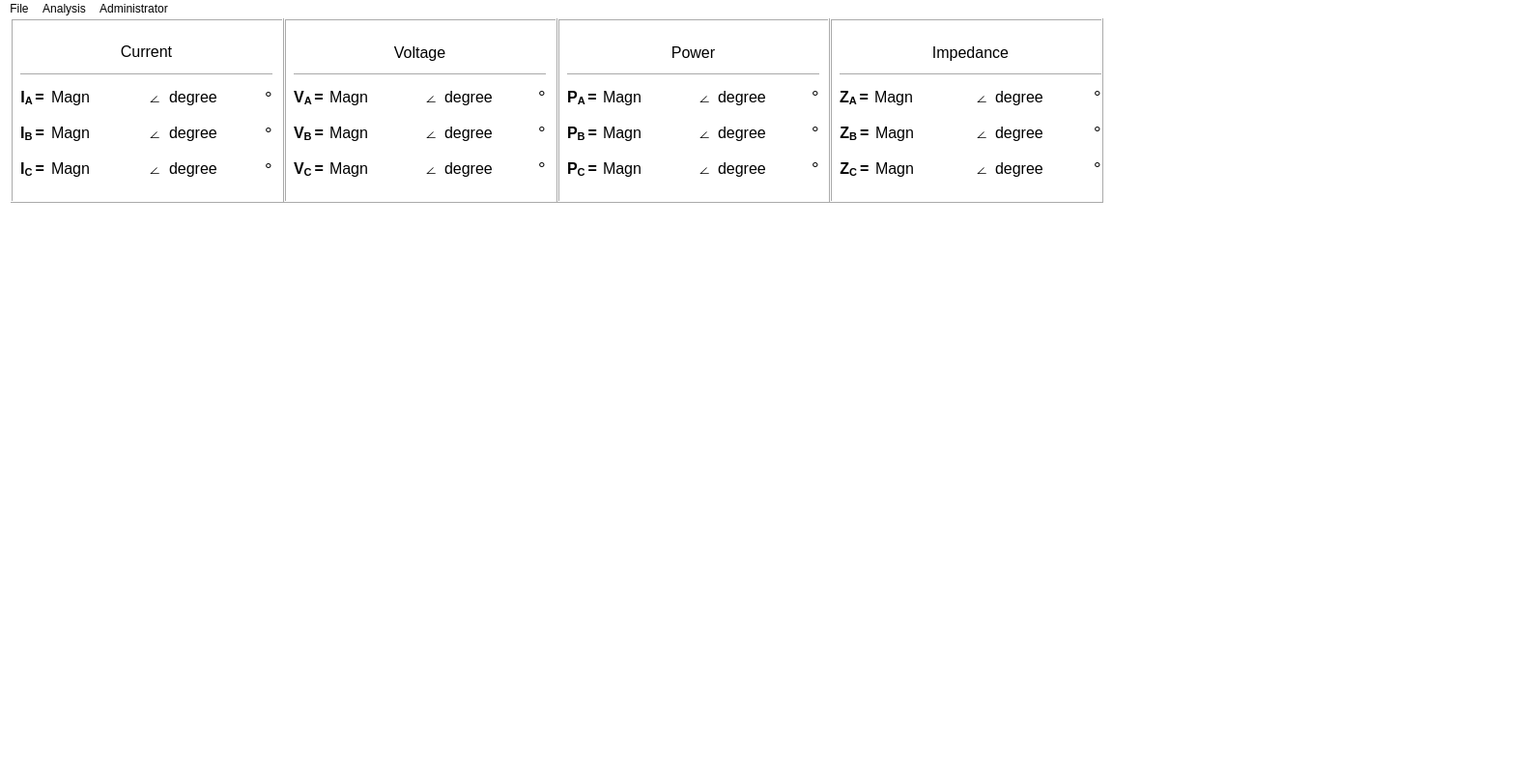
<?xml version="1.0" encoding="UTF-8"?>
<ui version="4.0">
 <class>MainWindow</class>
 <widget class="QMainWindow" name="MainWindow">
  <property name="geometry">
   <rect>
    <x>0</x>
    <y>0</y>
    <width>1594</width>
    <height>794</height>
   </rect>
  </property>
  <property name="windowTitle">
   <string>MainWindow</string>
  </property>
  <property name="styleSheet">
   <string notr="true">background-color: rgb(255, 255, 255);</string>
  </property>
  <widget class="QWidget" name="centralwidget">
   <widget class="QWidget" name="layoutWidget">
    <property name="geometry">
     <rect>
      <x>10</x>
      <y>200</y>
      <width>1131</width>
      <height>401</height>
     </rect>
    </property>
    <layout class="QHBoxLayout" name="horizontalLayout_2">
     <item>
      <widget class="currentPhasor" name="currentPhasor" native="true"/>
     </item>
     <item>
      <widget class="voltagePhasor" name="voltagePhasor" native="true"/>
     </item>
     <item>
      <widget class="xtraPlot" name="xtraPlot" native="true"/>
     </item>
    </layout>
   </widget>
   <widget class="QWidget" name="layoutWidget">
    <property name="geometry">
     <rect>
      <x>11</x>
      <y>0</y>
      <width>1131</width>
      <height>191</height>
     </rect>
    </property>
    <layout class="QHBoxLayout" name="horizontalLayout">
     <property name="spacing">
      <number>0</number>
     </property>
     <property name="sizeConstraint">
      <enum>QLayout::SetDefaultConstraint</enum>
     </property>
     <item>
      <widget class="QFrame" name="current_Frame">
       <property name="frameShape">
        <enum>QFrame::Box</enum>
       </property>
       <property name="frameShadow">
        <enum>QFrame::Raised</enum>
       </property>
       <widget class="QWidget" name="layoutWidget">
        <property name="geometry">
         <rect>
          <x>10</x>
          <y>20</y>
          <width>261</width>
          <height>151</height>
         </rect>
        </property>
        <layout class="QVBoxLayout" name="curr_table_layout">
         <property name="spacing">
          <number>7</number>
         </property>
         <item>
          <widget class="QLabel" name="Currents_per_phase_table_title">
           <property name="font">
            <font>
             <family>Arial</family>
             <pointsize>12</pointsize>
            </font>
           </property>
           <property name="text">
            <string>&lt;html&gt;&lt;head/&gt;&lt;body&gt;&lt;p align=&quot;center&quot;&gt;Current&lt;/p&gt;&lt;/body&gt;&lt;/html&gt;</string>
           </property>
          </widget>
         </item>
         <item>
          <widget class="Line" name="line">
           <property name="orientation">
            <enum>Qt::Horizontal</enum>
           </property>
          </widget>
         </item>
         <item>
          <layout class="QHBoxLayout" name="Ia_horiz_layout">
           <item>
            <widget class="QLabel" name="Ia">
             <property name="font">
              <font>
               <family>Arial</family>
               <pointsize>12</pointsize>
              </font>
             </property>
             <property name="text">
              <string>&lt;html&gt;&lt;head/&gt;&lt;body&gt;&lt;p align=&quot;center&quot;&gt;&lt;span style=&quot; font-weight:600;&quot;&gt;I&lt;/span&gt;&lt;span style=&quot; font-weight:600; vertical-align:sub;&quot;&gt;A &lt;/span&gt;&lt;span style=&quot; font-weight:600;&quot;&gt;=&lt;/span&gt;&lt;/p&gt;&lt;/body&gt;&lt;/html&gt;</string>
             </property>
            </widget>
           </item>
           <item>
            <widget class="QLabel" name="mag_Ia">
             <property name="sizePolicy">
              <sizepolicy hsizetype="Expanding" vsizetype="Fixed">
               <horstretch>0</horstretch>
               <verstretch>0</verstretch>
              </sizepolicy>
             </property>
             <property name="font">
              <font>
               <family>Arial</family>
               <pointsize>12</pointsize>
              </font>
             </property>
             <property name="text">
              <string>Magn </string>
             </property>
            </widget>
           </item>
           <item>
            <widget class="QLabel" name="angle_symbol_a">
             <property name="font">
              <font>
               <family>Arial</family>
               <pointsize>12</pointsize>
              </font>
             </property>
             <property name="text">
              <string>∠</string>
             </property>
            </widget>
           </item>
           <item>
            <widget class="QLabel" name="deg_Ia">
             <property name="sizePolicy">
              <sizepolicy hsizetype="Expanding" vsizetype="Fixed">
               <horstretch>0</horstretch>
               <verstretch>0</verstretch>
              </sizepolicy>
             </property>
             <property name="font">
              <font>
               <family>Arial</family>
               <pointsize>12</pointsize>
              </font>
             </property>
             <property name="text">
              <string>degree </string>
             </property>
            </widget>
           </item>
           <item>
            <widget class="QLabel" name="deg_symbol_Ia">
             <property name="font">
              <font>
               <family>Arial</family>
               <pointsize>14</pointsize>
              </font>
             </property>
             <property name="text">
              <string>°</string>
             </property>
            </widget>
           </item>
          </layout>
         </item>
         <item>
          <layout class="QHBoxLayout" name="Ib_horiz_layout">
           <item>
            <widget class="QLabel" name="Ib">
             <property name="font">
              <font>
               <family>Arial</family>
               <pointsize>12</pointsize>
              </font>
             </property>
             <property name="text">
              <string>&lt;html&gt;&lt;head/&gt;&lt;body&gt;&lt;p align=&quot;center&quot;&gt;&lt;span style=&quot; font-weight:600;&quot;&gt;I&lt;/span&gt;&lt;span style=&quot; font-weight:600; vertical-align:sub;&quot;&gt;B &lt;/span&gt;&lt;span style=&quot; font-weight:600;&quot;&gt;=&lt;/span&gt;&lt;/p&gt;&lt;/body&gt;&lt;/html&gt;</string>
             </property>
            </widget>
           </item>
           <item>
            <widget class="QLabel" name="mag_Ib">
             <property name="sizePolicy">
              <sizepolicy hsizetype="Expanding" vsizetype="Fixed">
               <horstretch>0</horstretch>
               <verstretch>0</verstretch>
              </sizepolicy>
             </property>
             <property name="font">
              <font>
               <family>Arial</family>
               <pointsize>12</pointsize>
              </font>
             </property>
             <property name="text">
              <string>Magn </string>
             </property>
            </widget>
           </item>
           <item>
            <widget class="QLabel" name="angle_symbol_b">
             <property name="font">
              <font>
               <family>Arial</family>
               <pointsize>12</pointsize>
              </font>
             </property>
             <property name="text">
              <string>∠</string>
             </property>
            </widget>
           </item>
           <item>
            <widget class="QLabel" name="deg_Ib">
             <property name="sizePolicy">
              <sizepolicy hsizetype="Expanding" vsizetype="Fixed">
               <horstretch>0</horstretch>
               <verstretch>0</verstretch>
              </sizepolicy>
             </property>
             <property name="font">
              <font>
               <family>Arial</family>
               <pointsize>12</pointsize>
              </font>
             </property>
             <property name="text">
              <string>degree </string>
             </property>
            </widget>
           </item>
           <item>
            <widget class="QLabel" name="deg_symbol_Ib">
             <property name="font">
              <font>
               <family>Arial</family>
               <pointsize>14</pointsize>
              </font>
             </property>
             <property name="text">
              <string>°</string>
             </property>
            </widget>
           </item>
          </layout>
         </item>
         <item>
          <layout class="QHBoxLayout" name="Ic_horiz_layout">
           <item>
            <widget class="QLabel" name="Ic">
             <property name="font">
              <font>
               <family>Arial</family>
               <pointsize>12</pointsize>
              </font>
             </property>
             <property name="text">
              <string>&lt;html&gt;&lt;head/&gt;&lt;body&gt;&lt;p align=&quot;center&quot;&gt;&lt;span style=&quot; font-weight:600;&quot;&gt;I&lt;/span&gt;&lt;span style=&quot; font-weight:600; vertical-align:sub;&quot;&gt;C &lt;/span&gt;&lt;span style=&quot; font-weight:600;&quot;&gt;=&lt;/span&gt;&lt;/p&gt;&lt;/body&gt;&lt;/html&gt;</string>
             </property>
            </widget>
           </item>
           <item>
            <widget class="QLabel" name="mag_Ic">
             <property name="sizePolicy">
              <sizepolicy hsizetype="Expanding" vsizetype="Fixed">
               <horstretch>0</horstretch>
               <verstretch>0</verstretch>
              </sizepolicy>
             </property>
             <property name="font">
              <font>
               <family>Arial</family>
               <pointsize>12</pointsize>
              </font>
             </property>
             <property name="text">
              <string>Magn </string>
             </property>
            </widget>
           </item>
           <item>
            <widget class="QLabel" name="angle_symbol_c">
             <property name="font">
              <font>
               <family>Arial</family>
               <pointsize>12</pointsize>
              </font>
             </property>
             <property name="text">
              <string>∠</string>
             </property>
            </widget>
           </item>
           <item>
            <widget class="QLabel" name="deg_Ic">
             <property name="sizePolicy">
              <sizepolicy hsizetype="Expanding" vsizetype="Fixed">
               <horstretch>0</horstretch>
               <verstretch>0</verstretch>
              </sizepolicy>
             </property>
             <property name="font">
              <font>
               <family>Arial</family>
               <pointsize>12</pointsize>
              </font>
             </property>
             <property name="text">
              <string>degree </string>
             </property>
            </widget>
           </item>
           <item>
            <widget class="QLabel" name="deg_symbol_Ic">
             <property name="font">
              <font>
               <family>Arial</family>
               <pointsize>14</pointsize>
              </font>
             </property>
             <property name="text">
              <string>°</string>
             </property>
            </widget>
           </item>
          </layout>
         </item>
        </layout>
       </widget>
      </widget>
     </item>
     <item>
      <widget class="QFrame" name="voltage_Frame">
       <property name="frameShape">
        <enum>QFrame::Box</enum>
       </property>
       <property name="frameShadow">
        <enum>QFrame::Raised</enum>
       </property>
       <widget class="QWidget" name="layoutWidget">
        <property name="geometry">
         <rect>
          <x>10</x>
          <y>20</y>
          <width>261</width>
          <height>151</height>
         </rect>
        </property>
        <layout class="QVBoxLayout" name="volt_table_layout">
         <item>
          <widget class="QLabel" name="voltages_per_phase_table_title">
           <property name="font">
            <font>
             <family>Arial</family>
             <pointsize>12</pointsize>
            </font>
           </property>
           <property name="text">
            <string>&lt;html&gt;&lt;head/&gt;&lt;body&gt;&lt;p align=&quot;center&quot;&gt;Voltage&lt;/p&gt;&lt;/body&gt;&lt;/html&gt;</string>
           </property>
          </widget>
         </item>
         <item>
          <widget class="Line" name="line_2">
           <property name="orientation">
            <enum>Qt::Horizontal</enum>
           </property>
          </widget>
         </item>
         <item>
          <layout class="QHBoxLayout" name="va_horiz_layout">
           <item>
            <widget class="QLabel" name="Va">
             <property name="font">
              <font>
               <family>Arial</family>
               <pointsize>12</pointsize>
              </font>
             </property>
             <property name="text">
              <string>&lt;html&gt;&lt;head/&gt;&lt;body&gt;&lt;p align=&quot;center&quot;&gt;&lt;span style=&quot; font-weight:600;&quot;&gt;V&lt;/span&gt;&lt;span style=&quot; font-weight:600; vertical-align:sub;&quot;&gt;A &lt;/span&gt;&lt;span style=&quot; font-weight:600;&quot;&gt;=&lt;/span&gt;&lt;/p&gt;&lt;/body&gt;&lt;/html&gt;</string>
             </property>
            </widget>
           </item>
           <item>
            <widget class="QLabel" name="mag_Va">
             <property name="sizePolicy">
              <sizepolicy hsizetype="Expanding" vsizetype="Fixed">
               <horstretch>0</horstretch>
               <verstretch>0</verstretch>
              </sizepolicy>
             </property>
             <property name="font">
              <font>
               <family>Arial</family>
               <pointsize>12</pointsize>
              </font>
             </property>
             <property name="text">
              <string>Magn </string>
             </property>
            </widget>
           </item>
           <item>
            <widget class="QLabel" name="angle_sym_Va">
             <property name="font">
              <font>
               <family>Arial</family>
               <pointsize>12</pointsize>
              </font>
             </property>
             <property name="text">
              <string>∠</string>
             </property>
            </widget>
           </item>
           <item>
            <widget class="QLabel" name="deg_Va">
             <property name="sizePolicy">
              <sizepolicy hsizetype="Expanding" vsizetype="Fixed">
               <horstretch>0</horstretch>
               <verstretch>0</verstretch>
              </sizepolicy>
             </property>
             <property name="font">
              <font>
               <family>Arial</family>
               <pointsize>12</pointsize>
              </font>
             </property>
             <property name="text">
              <string>degree </string>
             </property>
            </widget>
           </item>
           <item>
            <widget class="QLabel" name="deg_sym_Va">
             <property name="font">
              <font>
               <family>Arial</family>
               <pointsize>14</pointsize>
              </font>
             </property>
             <property name="text">
              <string>°</string>
             </property>
            </widget>
           </item>
          </layout>
         </item>
         <item>
          <layout class="QHBoxLayout" name="vb_horiz_layout">
           <item>
            <widget class="QLabel" name="Vb">
             <property name="font">
              <font>
               <family>Arial</family>
               <pointsize>12</pointsize>
              </font>
             </property>
             <property name="text">
              <string>&lt;html&gt;&lt;head/&gt;&lt;body&gt;&lt;p align=&quot;center&quot;&gt;&lt;span style=&quot; font-weight:600;&quot;&gt;V&lt;/span&gt;&lt;span style=&quot; font-weight:600; vertical-align:sub;&quot;&gt;B &lt;/span&gt;&lt;span style=&quot; font-weight:600;&quot;&gt;=&lt;/span&gt;&lt;/p&gt;&lt;/body&gt;&lt;/html&gt;</string>
             </property>
            </widget>
           </item>
           <item>
            <widget class="QLabel" name="mag_Vb">
             <property name="sizePolicy">
              <sizepolicy hsizetype="Expanding" vsizetype="Fixed">
               <horstretch>0</horstretch>
               <verstretch>0</verstretch>
              </sizepolicy>
             </property>
             <property name="font">
              <font>
               <family>Arial</family>
               <pointsize>12</pointsize>
              </font>
             </property>
             <property name="text">
              <string>Magn </string>
             </property>
            </widget>
           </item>
           <item>
            <widget class="QLabel" name="angle_sym_Vb">
             <property name="font">
              <font>
               <family>Arial</family>
               <pointsize>12</pointsize>
              </font>
             </property>
             <property name="text">
              <string>∠</string>
             </property>
            </widget>
           </item>
           <item>
            <widget class="QLabel" name="deg_Vb">
             <property name="sizePolicy">
              <sizepolicy hsizetype="Expanding" vsizetype="Fixed">
               <horstretch>0</horstretch>
               <verstretch>0</verstretch>
              </sizepolicy>
             </property>
             <property name="font">
              <font>
               <family>Arial</family>
               <pointsize>12</pointsize>
              </font>
             </property>
             <property name="text">
              <string>degree </string>
             </property>
            </widget>
           </item>
           <item>
            <widget class="QLabel" name="deg_sym_Vb">
             <property name="font">
              <font>
               <family>Arial</family>
               <pointsize>14</pointsize>
              </font>
             </property>
             <property name="text">
              <string>°</string>
             </property>
            </widget>
           </item>
          </layout>
         </item>
         <item>
          <layout class="QHBoxLayout" name="vc_horiz_layout">
           <item>
            <widget class="QLabel" name="Vc">
             <property name="font">
              <font>
               <family>Arial</family>
               <pointsize>12</pointsize>
              </font>
             </property>
             <property name="text">
              <string>&lt;html&gt;&lt;head/&gt;&lt;body&gt;&lt;p align=&quot;center&quot;&gt;&lt;span style=&quot; font-weight:600;&quot;&gt;V&lt;/span&gt;&lt;span style=&quot; font-weight:600; vertical-align:sub;&quot;&gt;C &lt;/span&gt;&lt;span style=&quot; font-weight:600;&quot;&gt;=&lt;/span&gt;&lt;/p&gt;&lt;/body&gt;&lt;/html&gt;</string>
             </property>
            </widget>
           </item>
           <item>
            <widget class="QLabel" name="mag_Vc">
             <property name="sizePolicy">
              <sizepolicy hsizetype="Expanding" vsizetype="Fixed">
               <horstretch>0</horstretch>
               <verstretch>0</verstretch>
              </sizepolicy>
             </property>
             <property name="font">
              <font>
               <family>Arial</family>
               <pointsize>12</pointsize>
              </font>
             </property>
             <property name="text">
              <string>Magn </string>
             </property>
            </widget>
           </item>
           <item>
            <widget class="QLabel" name="angle_sym_Vc">
             <property name="font">
              <font>
               <family>Arial</family>
               <pointsize>12</pointsize>
              </font>
             </property>
             <property name="text">
              <string>∠</string>
             </property>
            </widget>
           </item>
           <item>
            <widget class="QLabel" name="deg_Vc">
             <property name="sizePolicy">
              <sizepolicy hsizetype="Expanding" vsizetype="Fixed">
               <horstretch>0</horstretch>
               <verstretch>0</verstretch>
              </sizepolicy>
             </property>
             <property name="font">
              <font>
               <family>Arial</family>
               <pointsize>12</pointsize>
              </font>
             </property>
             <property name="text">
              <string>degree </string>
             </property>
            </widget>
           </item>
           <item>
            <widget class="QLabel" name="deg_sym_Vc">
             <property name="font">
              <font>
               <family>Arial</family>
               <pointsize>14</pointsize>
              </font>
             </property>
             <property name="text">
              <string>°</string>
             </property>
            </widget>
           </item>
          </layout>
         </item>
        </layout>
       </widget>
      </widget>
     </item>
     <item>
      <widget class="QFrame" name="power_Frame">
       <property name="frameShape">
        <enum>QFrame::Box</enum>
       </property>
       <property name="frameShadow">
        <enum>QFrame::Raised</enum>
       </property>
       <widget class="QWidget" name="layoutWidget_2">
        <property name="geometry">
         <rect>
          <x>10</x>
          <y>20</y>
          <width>261</width>
          <height>151</height>
         </rect>
        </property>
        <layout class="QVBoxLayout" name="volt_table_layout_2">
         <item>
          <widget class="QLabel" name="power_per_phase_table_title">
           <property name="font">
            <font>
             <family>Arial</family>
             <pointsize>12</pointsize>
            </font>
           </property>
           <property name="text">
            <string>&lt;html&gt;&lt;head/&gt;&lt;body&gt;&lt;p align=&quot;center&quot;&gt;Power&lt;/p&gt;&lt;/body&gt;&lt;/html&gt;</string>
           </property>
          </widget>
         </item>
         <item>
          <widget class="Line" name="line_3">
           <property name="orientation">
            <enum>Qt::Horizontal</enum>
           </property>
          </widget>
         </item>
         <item>
          <layout class="QHBoxLayout" name="va_horiz_layout_2">
           <item>
            <widget class="QLabel" name="Pa">
             <property name="font">
              <font>
               <family>Arial</family>
               <pointsize>12</pointsize>
              </font>
             </property>
             <property name="text">
              <string>&lt;html&gt;&lt;head/&gt;&lt;body&gt;&lt;p align=&quot;center&quot;&gt;&lt;span style=&quot; font-weight:600;&quot;&gt;P&lt;/span&gt;&lt;span style=&quot; font-weight:600; vertical-align:sub;&quot;&gt;A &lt;/span&gt;&lt;span style=&quot; font-weight:600;&quot;&gt;=&lt;/span&gt;&lt;/p&gt;&lt;/body&gt;&lt;/html&gt;</string>
             </property>
            </widget>
           </item>
           <item>
            <widget class="QLabel" name="mag_Pa">
             <property name="sizePolicy">
              <sizepolicy hsizetype="Expanding" vsizetype="Fixed">
               <horstretch>0</horstretch>
               <verstretch>0</verstretch>
              </sizepolicy>
             </property>
             <property name="font">
              <font>
               <family>Arial</family>
               <pointsize>12</pointsize>
              </font>
             </property>
             <property name="text">
              <string>Magn </string>
             </property>
            </widget>
           </item>
           <item>
            <widget class="QLabel" name="angle_sym_Pa">
             <property name="font">
              <font>
               <family>Arial</family>
               <pointsize>12</pointsize>
              </font>
             </property>
             <property name="text">
              <string>∠</string>
             </property>
            </widget>
           </item>
           <item>
            <widget class="QLabel" name="deg_Pa">
             <property name="sizePolicy">
              <sizepolicy hsizetype="Expanding" vsizetype="Fixed">
               <horstretch>0</horstretch>
               <verstretch>0</verstretch>
              </sizepolicy>
             </property>
             <property name="font">
              <font>
               <family>Arial</family>
               <pointsize>12</pointsize>
              </font>
             </property>
             <property name="text">
              <string>degree </string>
             </property>
            </widget>
           </item>
           <item>
            <widget class="QLabel" name="deg_sym_Pa">
             <property name="font">
              <font>
               <family>Arial</family>
               <pointsize>14</pointsize>
              </font>
             </property>
             <property name="text">
              <string>°</string>
             </property>
            </widget>
           </item>
          </layout>
         </item>
         <item>
          <layout class="QHBoxLayout" name="vb_horiz_layout_2">
           <item>
            <widget class="QLabel" name="Pb">
             <property name="font">
              <font>
               <family>Arial</family>
               <pointsize>12</pointsize>
              </font>
             </property>
             <property name="text">
              <string>&lt;html&gt;&lt;head/&gt;&lt;body&gt;&lt;p align=&quot;center&quot;&gt;&lt;span style=&quot; font-weight:600;&quot;&gt;P&lt;/span&gt;&lt;span style=&quot; font-weight:600; vertical-align:sub;&quot;&gt;B &lt;/span&gt;&lt;span style=&quot; font-weight:600;&quot;&gt;=&lt;/span&gt;&lt;/p&gt;&lt;/body&gt;&lt;/html&gt;</string>
             </property>
            </widget>
           </item>
           <item>
            <widget class="QLabel" name="mag_Pb">
             <property name="sizePolicy">
              <sizepolicy hsizetype="Expanding" vsizetype="Fixed">
               <horstretch>0</horstretch>
               <verstretch>0</verstretch>
              </sizepolicy>
             </property>
             <property name="font">
              <font>
               <family>Arial</family>
               <pointsize>12</pointsize>
              </font>
             </property>
             <property name="text">
              <string>Magn </string>
             </property>
            </widget>
           </item>
           <item>
            <widget class="QLabel" name="angle_sym_Pb">
             <property name="font">
              <font>
               <family>Arial</family>
               <pointsize>12</pointsize>
              </font>
             </property>
             <property name="text">
              <string>∠</string>
             </property>
            </widget>
           </item>
           <item>
            <widget class="QLabel" name="deg_Pb">
             <property name="sizePolicy">
              <sizepolicy hsizetype="Expanding" vsizetype="Fixed">
               <horstretch>0</horstretch>
               <verstretch>0</verstretch>
              </sizepolicy>
             </property>
             <property name="font">
              <font>
               <family>Arial</family>
               <pointsize>12</pointsize>
              </font>
             </property>
             <property name="text">
              <string>degree </string>
             </property>
            </widget>
           </item>
           <item>
            <widget class="QLabel" name="deg_sym_Pb">
             <property name="font">
              <font>
               <family>Arial</family>
               <pointsize>14</pointsize>
              </font>
             </property>
             <property name="text">
              <string>°</string>
             </property>
            </widget>
           </item>
          </layout>
         </item>
         <item>
          <layout class="QHBoxLayout" name="vc_horiz_layout_2">
           <item>
            <widget class="QLabel" name="Pc">
             <property name="font">
              <font>
               <family>Arial</family>
               <pointsize>12</pointsize>
              </font>
             </property>
             <property name="text">
              <string>&lt;html&gt;&lt;head/&gt;&lt;body&gt;&lt;p align=&quot;center&quot;&gt;&lt;span style=&quot; font-weight:600;&quot;&gt;P&lt;/span&gt;&lt;span style=&quot; font-weight:600; vertical-align:sub;&quot;&gt;C &lt;/span&gt;&lt;span style=&quot; font-weight:600;&quot;&gt;=&lt;/span&gt;&lt;/p&gt;&lt;/body&gt;&lt;/html&gt;</string>
             </property>
            </widget>
           </item>
           <item>
            <widget class="QLabel" name="mag_Pc">
             <property name="sizePolicy">
              <sizepolicy hsizetype="Expanding" vsizetype="Fixed">
               <horstretch>0</horstretch>
               <verstretch>0</verstretch>
              </sizepolicy>
             </property>
             <property name="font">
              <font>
               <family>Arial</family>
               <pointsize>12</pointsize>
              </font>
             </property>
             <property name="text">
              <string>Magn </string>
             </property>
            </widget>
           </item>
           <item>
            <widget class="QLabel" name="angle_sym_Pc">
             <property name="font">
              <font>
               <family>Arial</family>
               <pointsize>12</pointsize>
              </font>
             </property>
             <property name="text">
              <string>∠</string>
             </property>
            </widget>
           </item>
           <item>
            <widget class="QLabel" name="deg_Pc">
             <property name="sizePolicy">
              <sizepolicy hsizetype="Expanding" vsizetype="Fixed">
               <horstretch>0</horstretch>
               <verstretch>0</verstretch>
              </sizepolicy>
             </property>
             <property name="font">
              <font>
               <family>Arial</family>
               <pointsize>12</pointsize>
              </font>
             </property>
             <property name="text">
              <string>degree </string>
             </property>
            </widget>
           </item>
           <item>
            <widget class="QLabel" name="deg_sym_Pc">
             <property name="font">
              <font>
               <family>Arial</family>
               <pointsize>14</pointsize>
              </font>
             </property>
             <property name="text">
              <string>°</string>
             </property>
            </widget>
           </item>
          </layout>
         </item>
        </layout>
       </widget>
      </widget>
     </item>
     <item>
      <widget class="QFrame" name="power_Frame_2">
       <property name="frameShape">
        <enum>QFrame::Box</enum>
       </property>
       <property name="frameShadow">
        <enum>QFrame::Raised</enum>
       </property>
       <widget class="QWidget" name="layoutWidget_3">
        <property name="geometry">
         <rect>
          <x>10</x>
          <y>20</y>
          <width>271</width>
          <height>151</height>
         </rect>
        </property>
        <layout class="QVBoxLayout" name="volt_table_layout_3">
         <item>
          <widget class="QLabel" name="impedance_per_phase_table_title_">
           <property name="font">
            <font>
             <family>Arial</family>
             <pointsize>12</pointsize>
            </font>
           </property>
           <property name="text">
            <string>&lt;html&gt;&lt;head/&gt;&lt;body&gt;&lt;p align=&quot;center&quot;&gt;Impedance&lt;/p&gt;&lt;/body&gt;&lt;/html&gt;</string>
           </property>
          </widget>
         </item>
         <item>
          <widget class="Line" name="line_4">
           <property name="orientation">
            <enum>Qt::Horizontal</enum>
           </property>
          </widget>
         </item>
         <item>
          <layout class="QHBoxLayout" name="va_horiz_layout_3">
           <item>
            <widget class="QLabel" name="Za">
             <property name="font">
              <font>
               <family>Arial</family>
               <pointsize>12</pointsize>
              </font>
             </property>
             <property name="text">
              <string>&lt;html&gt;&lt;head/&gt;&lt;body&gt;&lt;p align=&quot;center&quot;&gt;&lt;span style=&quot; font-weight:600;&quot;&gt;Z&lt;/span&gt;&lt;span style=&quot; font-weight:600; vertical-align:sub;&quot;&gt;A &lt;/span&gt;&lt;span style=&quot; font-weight:600;&quot;&gt;=&lt;/span&gt;&lt;/p&gt;&lt;/body&gt;&lt;/html&gt;</string>
             </property>
            </widget>
           </item>
           <item>
            <widget class="QLabel" name="mag_Za">
             <property name="sizePolicy">
              <sizepolicy hsizetype="Expanding" vsizetype="Fixed">
               <horstretch>0</horstretch>
               <verstretch>0</verstretch>
              </sizepolicy>
             </property>
             <property name="font">
              <font>
               <family>Arial</family>
               <pointsize>12</pointsize>
              </font>
             </property>
             <property name="text">
              <string>Magn </string>
             </property>
            </widget>
           </item>
           <item>
            <widget class="QLabel" name="angle_sym_Za">
             <property name="font">
              <font>
               <family>Arial</family>
               <pointsize>12</pointsize>
              </font>
             </property>
             <property name="text">
              <string>∠</string>
             </property>
            </widget>
           </item>
           <item>
            <widget class="QLabel" name="deg_Za">
             <property name="sizePolicy">
              <sizepolicy hsizetype="Expanding" vsizetype="Fixed">
               <horstretch>0</horstretch>
               <verstretch>0</verstretch>
              </sizepolicy>
             </property>
             <property name="font">
              <font>
               <family>Arial</family>
               <pointsize>12</pointsize>
              </font>
             </property>
             <property name="text">
              <string>degree </string>
             </property>
            </widget>
           </item>
           <item>
            <widget class="QLabel" name="deg_sym_Za">
             <property name="font">
              <font>
               <family>Arial</family>
               <pointsize>14</pointsize>
              </font>
             </property>
             <property name="text">
              <string>°</string>
             </property>
            </widget>
           </item>
          </layout>
         </item>
         <item>
          <layout class="QHBoxLayout" name="vb_horiz_layout_3">
           <item>
            <widget class="QLabel" name="Zb">
             <property name="font">
              <font>
               <family>Arial</family>
               <pointsize>12</pointsize>
              </font>
             </property>
             <property name="text">
              <string>&lt;html&gt;&lt;head/&gt;&lt;body&gt;&lt;p align=&quot;center&quot;&gt;&lt;span style=&quot; font-weight:600;&quot;&gt;Z&lt;/span&gt;&lt;span style=&quot; font-weight:600; vertical-align:sub;&quot;&gt;B &lt;/span&gt;&lt;span style=&quot; font-weight:600;&quot;&gt;=&lt;/span&gt;&lt;/p&gt;&lt;/body&gt;&lt;/html&gt;</string>
             </property>
            </widget>
           </item>
           <item>
            <widget class="QLabel" name="mag_Zb">
             <property name="sizePolicy">
              <sizepolicy hsizetype="Expanding" vsizetype="Fixed">
               <horstretch>0</horstretch>
               <verstretch>0</verstretch>
              </sizepolicy>
             </property>
             <property name="font">
              <font>
               <family>Arial</family>
               <pointsize>12</pointsize>
              </font>
             </property>
             <property name="text">
              <string>Magn </string>
             </property>
            </widget>
           </item>
           <item>
            <widget class="QLabel" name="angle_sym_Zb">
             <property name="font">
              <font>
               <family>Arial</family>
               <pointsize>12</pointsize>
              </font>
             </property>
             <property name="text">
              <string>∠</string>
             </property>
            </widget>
           </item>
           <item>
            <widget class="QLabel" name="deg_Zb">
             <property name="sizePolicy">
              <sizepolicy hsizetype="Expanding" vsizetype="Fixed">
               <horstretch>0</horstretch>
               <verstretch>0</verstretch>
              </sizepolicy>
             </property>
             <property name="font">
              <font>
               <family>Arial</family>
               <pointsize>12</pointsize>
              </font>
             </property>
             <property name="text">
              <string>degree </string>
             </property>
            </widget>
           </item>
           <item>
            <widget class="QLabel" name="deg_sym_Zb">
             <property name="font">
              <font>
               <family>Arial</family>
               <pointsize>14</pointsize>
              </font>
             </property>
             <property name="text">
              <string>°</string>
             </property>
            </widget>
           </item>
          </layout>
         </item>
         <item>
          <layout class="QHBoxLayout" name="vc_horiz_layout_3">
           <item>
            <widget class="QLabel" name="Zc">
             <property name="font">
              <font>
               <family>Arial</family>
               <pointsize>12</pointsize>
              </font>
             </property>
             <property name="text">
              <string>&lt;html&gt;&lt;head/&gt;&lt;body&gt;&lt;p align=&quot;center&quot;&gt;&lt;span style=&quot; font-weight:600;&quot;&gt;Z&lt;/span&gt;&lt;span style=&quot; font-weight:600; vertical-align:sub;&quot;&gt;C &lt;/span&gt;&lt;span style=&quot; font-weight:600;&quot;&gt;=&lt;/span&gt;&lt;/p&gt;&lt;/body&gt;&lt;/html&gt;</string>
             </property>
            </widget>
           </item>
           <item>
            <widget class="QLabel" name="mag_Zc">
             <property name="sizePolicy">
              <sizepolicy hsizetype="Expanding" vsizetype="Fixed">
               <horstretch>0</horstretch>
               <verstretch>0</verstretch>
              </sizepolicy>
             </property>
             <property name="font">
              <font>
               <family>Arial</family>
               <pointsize>12</pointsize>
              </font>
             </property>
             <property name="text">
              <string>Magn </string>
             </property>
            </widget>
           </item>
           <item>
            <widget class="QLabel" name="angle_sym_Zc">
             <property name="font">
              <font>
               <family>Arial</family>
               <pointsize>12</pointsize>
              </font>
             </property>
             <property name="text">
              <string>∠</string>
             </property>
            </widget>
           </item>
           <item>
            <widget class="QLabel" name="deg_Zc">
             <property name="sizePolicy">
              <sizepolicy hsizetype="Expanding" vsizetype="Fixed">
               <horstretch>0</horstretch>
               <verstretch>0</verstretch>
              </sizepolicy>
             </property>
             <property name="font">
              <font>
               <family>Arial</family>
               <pointsize>12</pointsize>
              </font>
             </property>
             <property name="text">
              <string>degree </string>
             </property>
            </widget>
           </item>
           <item>
            <widget class="QLabel" name="deg_sym_Zc">
             <property name="font">
              <font>
               <family>Arial</family>
               <pointsize>14</pointsize>
              </font>
             </property>
             <property name="text">
              <string>°</string>
             </property>
            </widget>
           </item>
          </layout>
         </item>
        </layout>
       </widget>
      </widget>
     </item>
    </layout>
   </widget>
  </widget>
  <widget class="QMenuBar" name="menubar">
   <property name="geometry">
    <rect>
     <x>0</x>
     <y>0</y>
     <width>1594</width>
     <height>26</height>
    </rect>
   </property>
   <widget class="QMenu" name="menuFile">
    <property name="title">
     <string>File</string>
    </property>
    <addaction name="actionExport_Values_CSV"/>
   </widget>
   <widget class="QMenu" name="menuAnalysis">
    <property name="title">
     <string>Analysis</string>
    </property>
    <addaction name="actionPlots"/>
   </widget>
   <widget class="QMenu" name="menuAdministrator">
    <property name="title">
     <string>Administrator</string>
    </property>
    <addaction name="actionLogin"/>
   </widget>
   <addaction name="menuFile"/>
   <addaction name="menuAnalysis"/>
   <addaction name="menuAdministrator"/>
  </widget>
  <widget class="QStatusBar" name="statusbar"/>
  <action name="actionExport_Values_CSV">
   <property name="text">
    <string>Export Values (*.CSV)</string>
   </property>
  </action>
  <action name="actionPlots">
   <property name="text">
    <string>Faults</string>
   </property>
  </action>
  <action name="actionLogin">
   <property name="text">
    <string>Login</string>
   </property>
  </action>
 </widget>
 <customwidgets>
  <customwidget>
   <class>currentPhasor</class>
   <extends>QWidget</extends>
   <header>currentphasor.h</header>
   <container>1</container>
  </customwidget>
  <customwidget>
   <class>voltagePhasor</class>
   <extends>QWidget</extends>
   <header>voltagephasor.h</header>
   <container>1</container>
  </customwidget>
  <customwidget>
   <class>xtraPlot</class>
   <extends>QWidget</extends>
   <header>xtraplot.h</header>
   <container>1</container>
  </customwidget>
 </customwidgets>
 <resources/>
 <connections/>
</ui>
